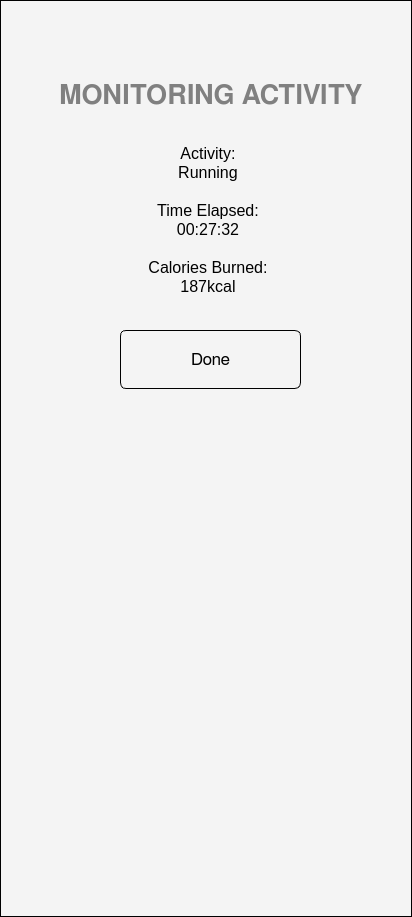
<?xml version="1.0" encoding="UTF-8"?>
<ui version="4.0">
 <class>Form</class>
 <widget class="QWidget" name="Form">
  <property name="geometry">
   <rect>
    <x>0</x>
    <y>0</y>
    <width>412</width>
    <height>917</height>
   </rect>
  </property>
  <property name="windowTitle">
   <string>Form</string>
  </property>
  <property name="styleSheet">
   <string notr="true">background-color: #f4f4f4; border: 1px solid #000000;</string>
  </property>
  <widget class="QPushButton" name="pushButton_9">
   <property name="geometry">
    <rect>
     <x>120</x>
     <y>330</y>
     <width>181</width>
     <height>59</height>
    </rect>
   </property>
   <property name="font">
    <font>
     <family>FreeSans</family>
     <pointsize>13</pointsize>
     <bold>false</bold>
    </font>
   </property>
   <property name="styleSheet">
    <string notr="true">color: ffffff;background-color: #00000000;
border-radius: 6px;
    padding: 5px;</string>
   </property>
   <property name="text">
    <string>Done</string>
   </property>
  </widget>
  <widget class="QLabel" name="label">
   <property name="geometry">
    <rect>
     <x>50</x>
     <y>60</y>
     <width>321</width>
     <height>71</height>
    </rect>
   </property>
   <property name="sizePolicy">
    <sizepolicy hsizetype="Preferred" vsizetype="Preferred">
     <horstretch>0</horstretch>
     <verstretch>0</verstretch>
    </sizepolicy>
   </property>
   <property name="font">
    <font>
     <family>FreeSans</family>
     <pointsize>20</pointsize>
     <bold>true</bold>
    </font>
   </property>
   <property name="styleSheet">
    <string notr="true">color: gray; border: none;</string>
   </property>
   <property name="frameShape">
    <enum>QFrame::Shape::NoFrame</enum>
   </property>
   <property name="frameShadow">
    <enum>QFrame::Shadow::Raised</enum>
   </property>
   <property name="text">
    <string>MONITORING ACTIVITY</string>
   </property>
   <property name="alignment">
    <set>Qt::AlignmentFlag::AlignCenter</set>
   </property>
   <property name="wordWrap">
    <bool>true</bool>
   </property>
  </widget>
  <widget class="QTextBrowser" name="textBrowser">
   <property name="geometry">
    <rect>
     <x>80</x>
     <y>140</y>
     <width>256</width>
     <height>171</height>
    </rect>
   </property>
   <property name="styleSheet">
    <string notr="true">color: black; border: 0;</string>
   </property>
   <property name="html">
    <string>&lt;!DOCTYPE HTML PUBLIC &quot;-//W3C//DTD HTML 4.0//EN&quot; &quot;http://www.w3.org/TR/REC-html40/strict.dtd&quot;&gt;
&lt;html&gt;&lt;head&gt;&lt;meta name=&quot;qrichtext&quot; content=&quot;1&quot; /&gt;&lt;meta charset=&quot;utf-8&quot; /&gt;&lt;style type=&quot;text/css&quot;&gt;
p, li { white-space: pre-wrap; }
hr { height: 1px; border-width: 0; }
li.unchecked::marker { content: &quot;\2610&quot;; }
li.checked::marker { content: &quot;\2612&quot;; }
&lt;/style&gt;&lt;/head&gt;&lt;body style=&quot; font-family:'Noto Sans'; font-size:10pt; font-weight:400; font-style:normal;&quot;&gt;
&lt;p align=&quot;center&quot; style=&quot; margin-top:0px; margin-bottom:0px; margin-left:0px; margin-right:0px; -qt-block-indent:0; text-indent:0px;&quot;&gt;&lt;span style=&quot; font-family:'FreeSans'; font-size:12pt;&quot;&gt;Activity:&lt;/span&gt;&lt;/p&gt;
&lt;p align=&quot;center&quot; style=&quot; margin-top:0px; margin-bottom:0px; margin-left:0px; margin-right:0px; -qt-block-indent:0; text-indent:0px;&quot;&gt;&lt;span style=&quot; font-family:'FreeSans'; font-size:12pt;&quot;&gt;Running&lt;/span&gt;&lt;/p&gt;
&lt;p align=&quot;center&quot; style=&quot;-qt-paragraph-type:empty; margin-top:0px; margin-bottom:0px; margin-left:0px; margin-right:0px; -qt-block-indent:0; text-indent:0px; font-family:'FreeSans'; font-size:12pt;&quot;&gt;&lt;br /&gt;&lt;/p&gt;
&lt;p align=&quot;center&quot; style=&quot; margin-top:0px; margin-bottom:0px; margin-left:0px; margin-right:0px; -qt-block-indent:0; text-indent:0px;&quot;&gt;&lt;span style=&quot; font-family:'FreeSans'; font-size:12pt;&quot;&gt;Time Elapsed:&lt;/span&gt;&lt;/p&gt;
&lt;p align=&quot;center&quot; style=&quot; margin-top:0px; margin-bottom:0px; margin-left:0px; margin-right:0px; -qt-block-indent:0; text-indent:0px;&quot;&gt;&lt;span style=&quot; font-family:'FreeSans'; font-size:12pt;&quot;&gt;00:27:32&lt;/span&gt;&lt;/p&gt;
&lt;p align=&quot;center&quot; style=&quot;-qt-paragraph-type:empty; margin-top:0px; margin-bottom:0px; margin-left:0px; margin-right:0px; -qt-block-indent:0; text-indent:0px; font-family:'FreeSans'; font-size:12pt;&quot;&gt;&lt;br /&gt;&lt;/p&gt;
&lt;p align=&quot;center&quot; style=&quot; margin-top:0px; margin-bottom:0px; margin-left:0px; margin-right:0px; -qt-block-indent:0; text-indent:0px;&quot;&gt;&lt;span style=&quot; font-family:'FreeSans'; font-size:12pt;&quot;&gt;Calories Burned:&lt;/span&gt;&lt;/p&gt;
&lt;p align=&quot;center&quot; style=&quot; margin-top:0px; margin-bottom:0px; margin-left:0px; margin-right:0px; -qt-block-indent:0; text-indent:0px;&quot;&gt;&lt;span style=&quot; font-family:'FreeSans'; font-size:12pt;&quot;&gt;187kcal&lt;/span&gt;&lt;/p&gt;&lt;/body&gt;&lt;/html&gt;</string>
   </property>
  </widget>
 </widget>
 <resources/>
 <connections/>
</ui>
